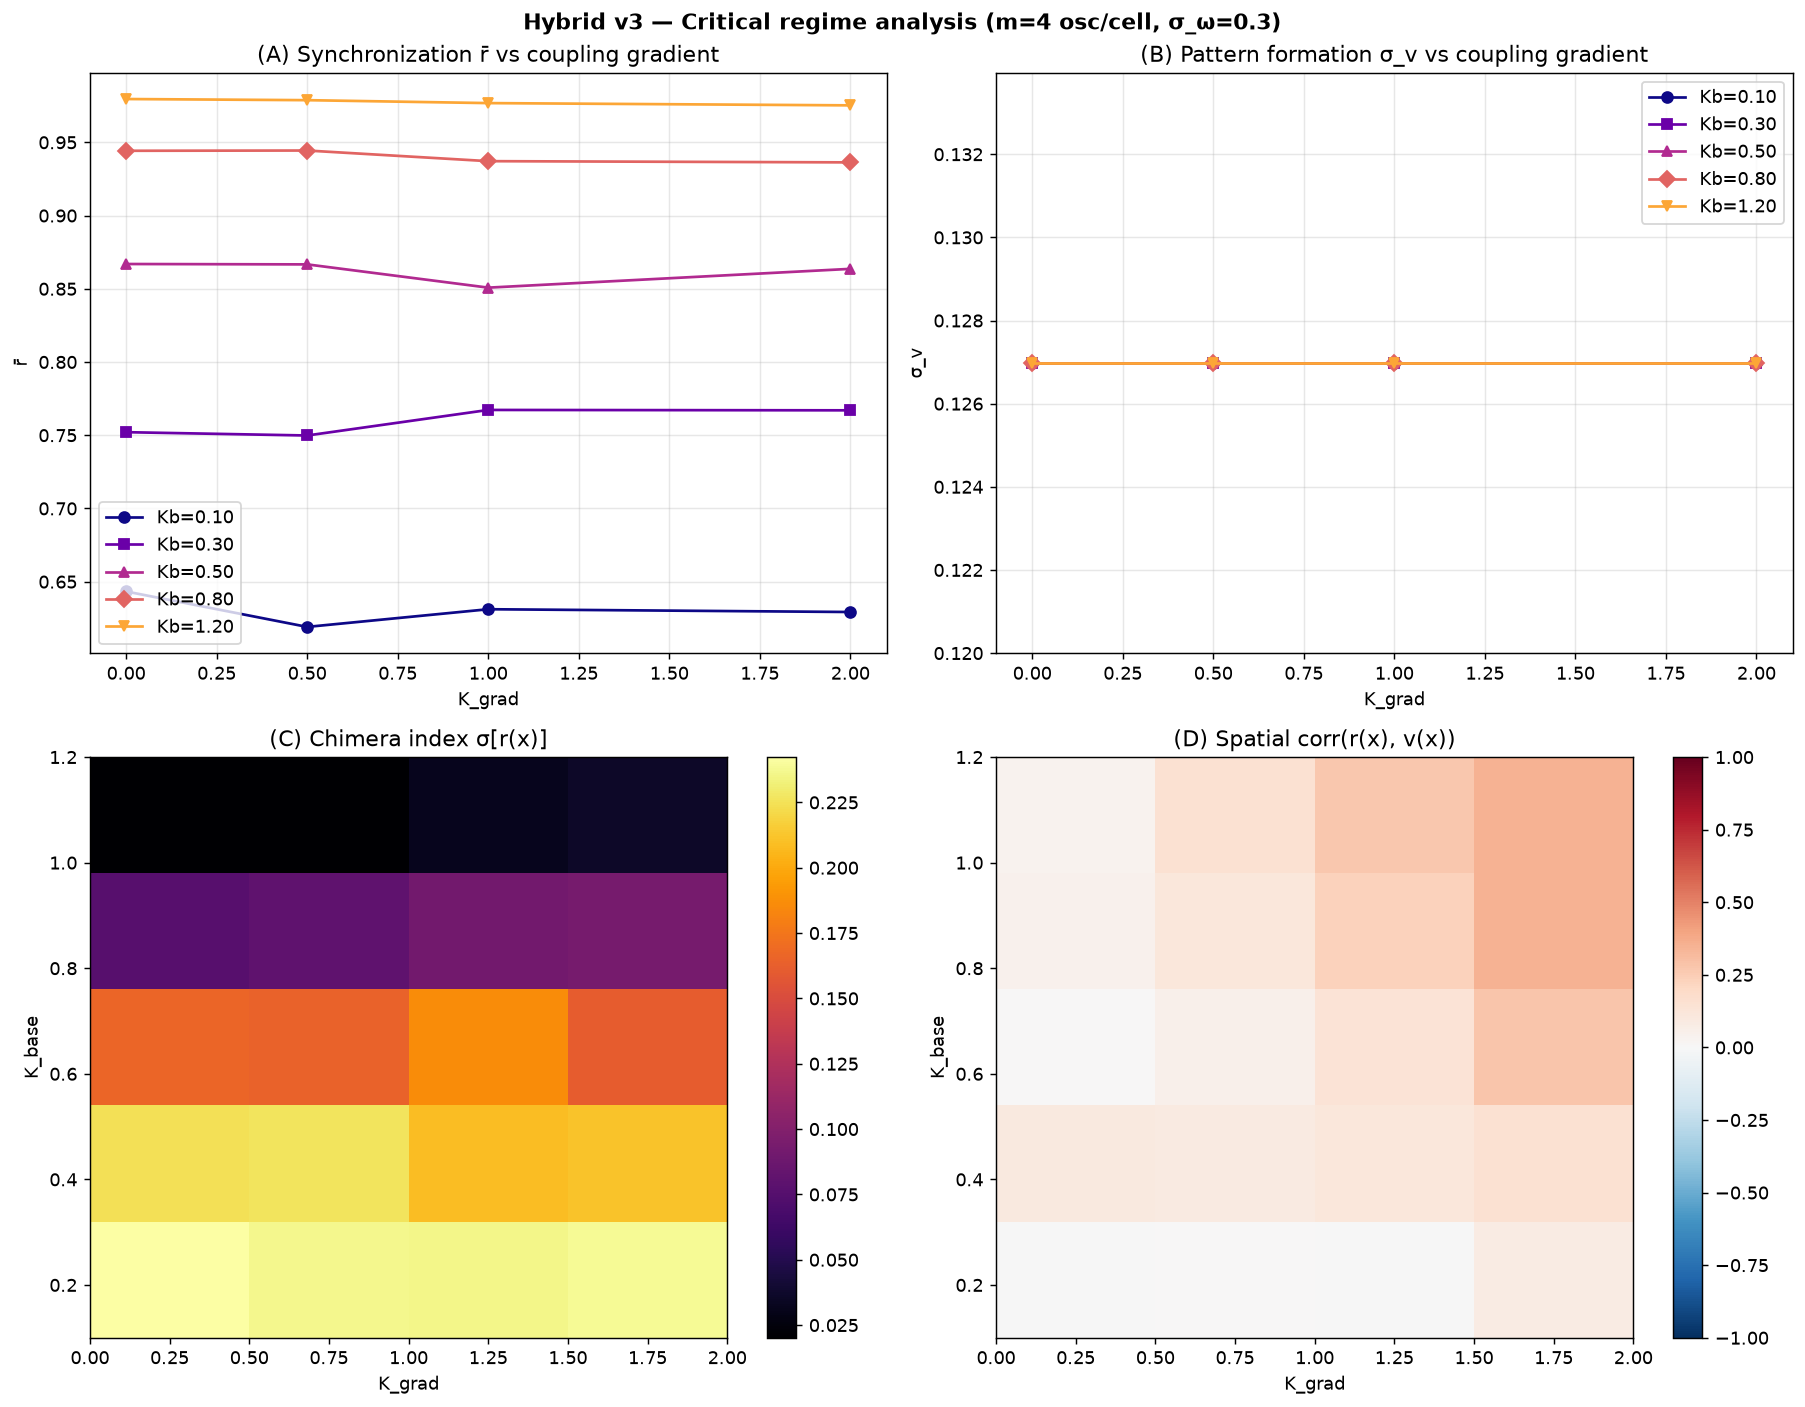

The script that saved this image:
"""
Hybrid v3: CRITICAL REGIME — both phenomena near their onset.
=============================================================
v1, v2 failed because either K was far above K_c (saturated sync)
or F modulation killed patterns. Here we work in the critical
regime of BOTH transitions:
  - K_base near K_c(Δ_eff) so synchronization is partial
  - Use only GRADIENT coupling (v→K), not direct F modulation
  - σ_v std kept as the order parameter for pattern onset

If the unification hypothesis is right, we should see:
  (a) A chimera-like state: spatial regions where sync coexists
      with pattern, and others where pattern dominates
  (b) A NEGATIVE correlation between local r(x) and |∇v(x)|
      (sync suppresses pattern locally)
"""
import numpy as np
import json
import matplotlib
matplotlib.use("Agg")
import matplotlib.pyplot as plt

L = 24
m = 4  # fewer oscillators per cell → K_c is reachable

def laplacian_2d(f):
    return (np.roll(f, 1, 0) + np.roll(f, -1, 0) +
            np.roll(f, 1, 1) + np.roll(f, -1, 1) - 4*f)

def kuramoto_r(theta):
    return np.abs(np.mean(np.exp(1j*theta), axis=2))

def step(theta, u, v, omega, K_base, K_grad_strength,
         K_net, Du, Dv, F, k, dt):
    """K_local(x) = K_base * (1 + alpha*(v - v_mean)). Pure gradient."""
    r_cell = kuramoto_r(theta)
    R_cell = r_cell * np.exp(1j*np.angle(np.mean(np.exp(1j*theta), axis=2)))
    R_nb = (
        np.roll(R_cell, 1, 0) + np.roll(R_cell, -1, 0) +
        np.roll(R_cell, 1, 1) + np.roll(R_cell, -1, 1)
    ) / 4.0
    psi_nb = np.angle(R_nb)
    psi_self = np.angle(np.mean(np.exp(1j*theta), axis=2))

    # Spatially-varying local coupling (gradient only)
    v_centered = v - v.mean()
    K_local_field = K_base * (1 + K_grad_strength * v_centered)
    K_local_field = np.clip(K_local_field, 0.0, 10.0)
    K_local_b = K_local_field[:, :, None]

    dtheta = (omega +
              K_local_b * r_cell[:, :, None] *
              np.sin(psi_self[:, :, None] - theta) +
              K_net * np.sin(psi_nb[:, :, None] - theta))
    theta_new = theta + dt * dtheta

    uvv = u * v * v
    Lu = laplacian_2d(u); Lv = laplacian_2d(v)
    u_new = u + dt * (Du * Lu - uvv + F * (1 - u))
    v_new = v + dt * (Dv * Lv + uvv - (F + k) * v)
    return theta_new, u_new, v_new

def run(K_base, K_grad, K_net, T=200, dt=0.05, seed=0):
    rng = np.random.default_rng(seed)
    theta = rng.uniform(-np.pi, np.pi, (L, L, m))
    # Narrower ω distribution → lower K_c → easier to reach critical
    omega = rng.standard_normal((L, L, m)) * 0.3
    u = np.ones((L, L))
    v = np.zeros((L, L))
    v[L//2-3:L//2+3, L//2-3:L//2+3] = 0.7

    steps = int(T/dt)
    r_series = np.zeros(steps)
    sigma_v_series = np.zeros(steps)
    for s in range(steps):
        theta, u, v = step(theta, u, v, omega, K_base, K_grad,
                           K_net, 0.16, 0.08, 0.04, 0.06, dt)
        r_series[s] = kuramoto_r(theta).mean()
        sigma_v_series[s] = v.std()

    r_field = kuramoto_r(theta)
    # Spatial correlation between local sync and local v
    r_flat = r_field.flatten()
    v_flat = v.flatten()
    corr = float(np.corrcoef(r_flat, v_flat)[0, 1])
    # Chimera index: spatial variance of r (large = chimera)
    chimera_idx = float(r_field.std())

    return {
        "r_final": float(r_series[-50:].mean()),
        "sigma_v_final": float(sigma_v_series[-50:].mean()),
        "r_max": float(r_series.max()),
        "corr_r_v": corr,
        "chimera_idx": chimera_idx,
        "r_field": r_field.tolist(),
        "v_field": v.tolist(),
        "r_series": r_series[::20].tolist(),
        "sigma_v_series": sigma_v_series[::20].tolist(),
    }

if __name__ == "__main__":
    print("="*64)
    print("HYBRID v3 — Critical regime (K_base near K_c, gradient coupling)")
    print("="*64)
    # m=4 oscillators/cell, σ_ω=0.3 → K_c(m=4) should be much smaller
    # K_c(small swarm, all-to-all) ≈ 2 * σ_ω * sqrt(2/(π*m)) for m>1
    # = 2*0.3*sqrt(0.159) ≈ 0.24 ... so we sweep K_base in [0.1, 1.0]
    K_base_grid = [0.1, 0.3, 0.5, 0.8, 1.2]
    K_grad_grid = [0.0, 0.5, 1.0, 2.0]
    K_net_fix = 0.2
    results = {}
    for Kb in K_base_grid:
        for Kg in K_grad_grid:
            res = run(Kb, Kg, K_net_fix, T=200, dt=0.05, seed=hash((Kb,Kg))&0xFFFF)
            key = f"Kb={Kb:.2f}_Kg={Kg:.1f}"
            results[key] = res
            print(f"  Kb={Kb:.2f}  Kg={Kg:.1f}  "
                  f"r̄={res['r_final']:.3f}  σ_v={res['sigma_v_final']:.4f}  "
                  f"corr(r,v)={res['corr_r_v']:+.3f}  "
                  f"chimera={res['chimera_idx']:.3f}")

    # Plot tradeoff + chimera maps
    fig, axes = plt.subplots(2, 2, figsize=(14, 11))

    # (A) sync vs K_grad for each K_base
    markers = ['o','s','^','D','v']
    cmap = plt.cm.plasma
    for i, Kb in enumerate(K_base_grid):
        rs = [results[f"Kb={Kb:.2f}_Kg={Kg:.1f}"]["r_final"]
              for Kg in K_grad_grid]
        axes[0,0].plot(K_grad_grid, rs, f'{markers[i]}-',
                       color=cmap(i/len(K_base_grid)), label=f"Kb={Kb:.2f}")
    axes[0,0].set_xlabel("K_grad"); axes[0,0].set_ylabel("r̄")
    axes[0,0].set_title("(A) Synchronization r̄ vs coupling gradient")
    axes[0,0].grid(alpha=0.3); axes[0,0].legend()

    # (B) sigma_v vs K_grad for each K_base
    for i, Kb in enumerate(K_base_grid):
        svs = [results[f"Kb={Kb:.2f}_Kg={Kg:.1f}"]["sigma_v_final"]
               for Kg in K_grad_grid]
        axes[0,1].plot(K_grad_grid, svs, f'{markers[i]}-',
                       color=cmap(i/len(K_base_grid)), label=f"Kb={Kb:.2f}")
    axes[0,1].set_xlabel("K_grad"); axes[0,1].set_ylabel("σ_v")
    axes[0,1].set_title("(B) Pattern formation σ_v vs coupling gradient")
    axes[0,1].grid(alpha=0.3); axes[0,1].legend()

    # (C) Chimera index heatmap
    chim_grid = np.array([[results[f"Kb={Kb:.2f}_Kg={Kg:.1f}"]["chimera_idx"]
                           for Kg in K_grad_grid] for Kb in K_base_grid])
    im = axes[1,0].imshow(chim_grid, origin="lower", aspect="auto",
                          cmap="inferno",
                          extent=[min(K_grad_grid), max(K_grad_grid),
                                  min(K_base_grid), max(K_base_grid)])
    axes[1,0].set_xlabel("K_grad"); axes[1,0].set_ylabel("K_base")
    axes[1,0].set_title("(C) Chimera index σ[r(x)]")
    plt.colorbar(im, ax=axes[1,0])

    # (D) Correlation heatmap
    corr_grid = np.array([[results[f"Kb={Kb:.2f}_Kg={Kg:.1f}"]["corr_r_v"]
                           for Kg in K_grad_grid] for Kb in K_base_grid])
    im = axes[1,1].imshow(corr_grid, origin="lower", aspect="auto",
                          cmap="RdBu_r", vmin=-1, vmax=1,
                          extent=[min(K_grad_grid), max(K_grad_grid),
                                  min(K_base_grid), max(K_base_grid)])
    axes[1,1].set_xlabel("K_grad"); axes[1,1].set_ylabel("K_base")
    axes[1,1].set_title("(D) Spatial corr(r(x), v(x))")
    plt.colorbar(im, ax=axes[1,1])

    plt.suptitle("Hybrid v3 — Critical regime analysis (m=4 osc/cell, σ_ω=0.3)",
                 fontsize=12, fontweight="bold")
    plt.tight_layout()
    plt.savefig("hybrid_v3_critical_regime.png", dpi=130, bbox_inches="tight")
    plt.close()

    # Spatial field visualization: pick the most chimera-like case
    best_key = max(results, key=lambda k: results[k]["chimera_idx"])
    res_best = results[best_key]
    fig2, axes2 = plt.subplots(1, 3, figsize=(15, 4))
    im0 = axes2[0].imshow(np.array(res_best["r_field"]), cmap="viridis")
    axes2[0].set_title(f"r(x) field — {best_key}")
    plt.colorbar(im0, ax=axes2[0])
    im1 = axes2[1].imshow(np.array(res_best["v_field"]), cmap="magma")
    axes2[1].set_title(f"v(x) field — {best_key}")
    plt.colorbar(im1, ax=axes2[1])
    # Overlay: r thresholded + v contours
    r_f = np.array(res_best["r_field"]); v_f = np.array(res_best["v_field"])
    axes2[2].imshow(r_f > 0.5, cmap="Blues", alpha=0.6)
    axes2[2].contour(v_f, levels=5, colors="red", linewidths=1)
    axes2[2].set_title(f"Sync regions (blue) + v contours (red)\n"
                       f"corr(r,v)={res_best['corr_r_v']:+.3f}")
    plt.suptitle(f"Best chimera case: {best_key}", fontweight="bold")
    plt.tight_layout()
    plt.savefig("hybrid_v3_best_chimera.png", dpi=130, bbox_inches="tight")
    plt.close()

    with open("hybrid_v3_results.json","w") as f:
        json.dump(results, f, indent=2)
    print(f"\nBest chimera case: {best_key} (chimera_idx={res_best['chimera_idx']:.3f})")
    print("Saved hybrid_v3_critical_regime.png + best chimera overlay + .json")
